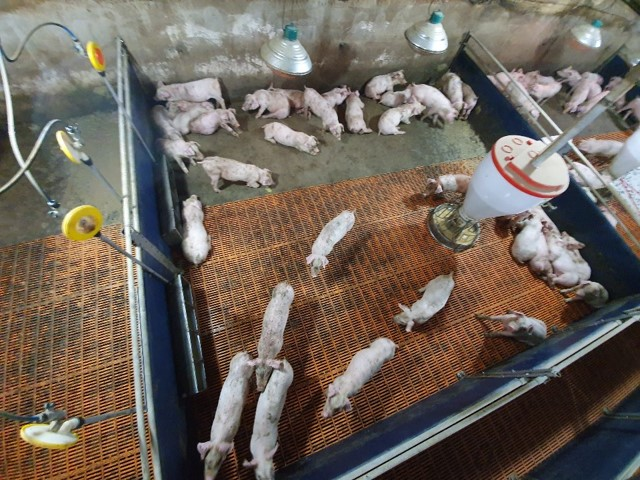
#> input picture 240520/ansung/1.jpg, 640 x 480 px; its folder holds only this picture in this run
$ python pixel_rgb.py
#> lines starting #> are read from the running program, lines starting #| are printed output that depends on the picture
import cv2
import os
import matplotlib.pyplot as plt

# import video file
folder_path = './ansung'
files = os.listdir(folder_path)

frame_cnt = len(files)

for file in files:
    # read video file frame by frame
    file_path = os.path.join(folder_path, file)
    image = cv2.imread(file_path)
#> image is the input picture: shape (480, 640, 3); mean B, G, R 91.4, 100.8, 111.1

    # BGR to RGB
    B, G, R = cv2.split(image)
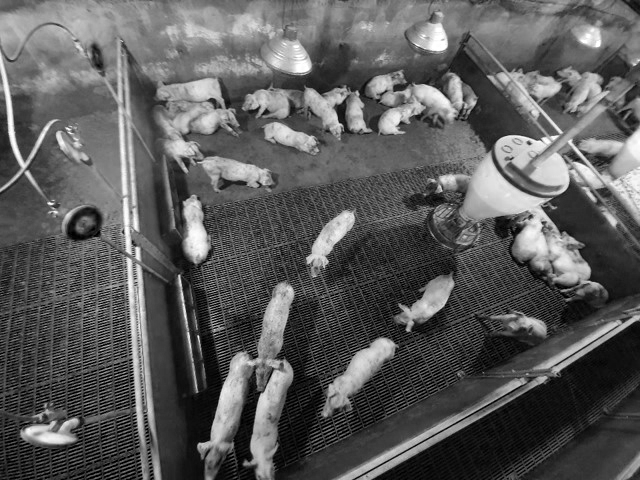
#> B: shape (480, 640); min 0, max 255, mean 91.4
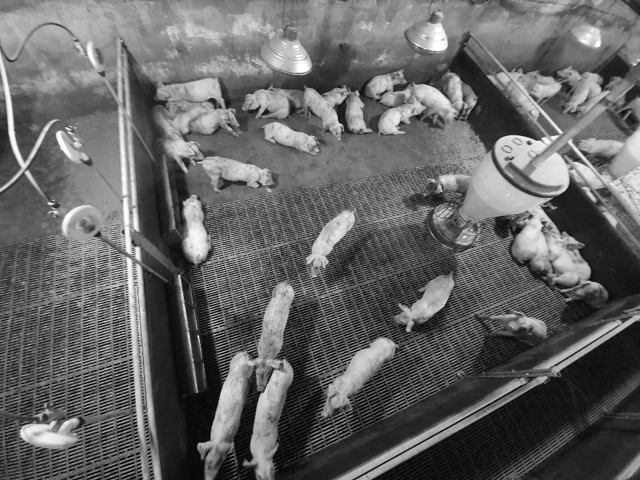
#> G: shape (480, 640); min 0, max 255, mean 100.8
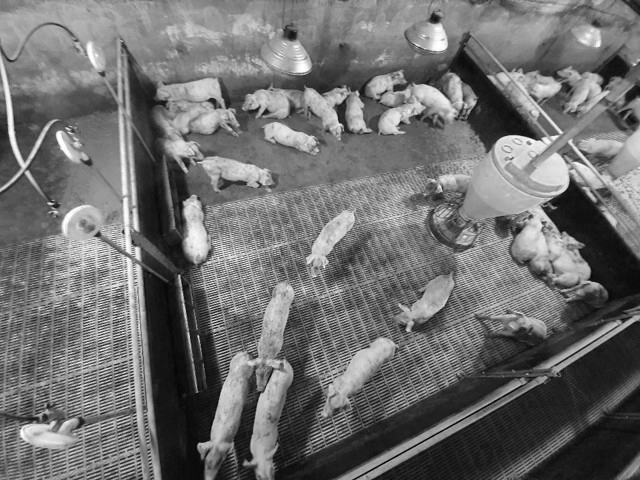
#> R: shape (480, 640); min 0, max 255, mean 111.1

    # dist of pixels
    hist_R = cv2.calcHist([R], [0], None, [256], [0, 256])
#> hist_R = 256 values, max 2314 at index 30, min 4 at index 4, mean 1200
    hist_G = cv2.calcHist([G], [0], None, [256], [0, 256])
#> hist_G = 256 values, max 2361 at index 33, min 51 at index 251, mean 1200
    hist_B = cv2.calcHist([B], [0], None, [256], [0, 256])
#> hist_B = 256 values, max 5531 at index 0, min 49 at index 254, mean 1200

    # plot
    plt.plot(hist_R, color='red')
    plt.plot(hist_G, color='green')
    plt.plot(hist_B, color='blue')

    plt.show()
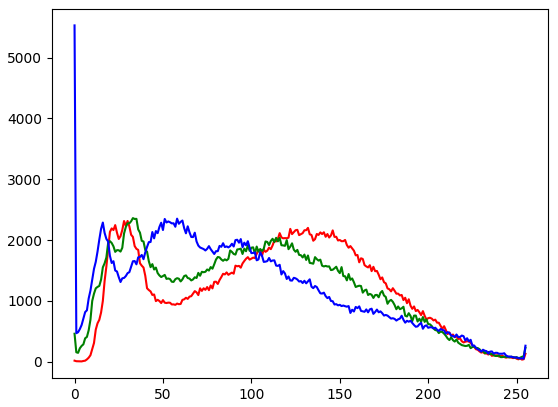
#> figure drawn by matplotlib, 1 panel; curve peaks at x = 30, y = 2314; curve peaks at x = 33, y = 2361; curve peaks at x = 0, y = 5531

# close object and window
cv2.destroyAllWindows()

$ run again, on 240520/ansung/2.jpg
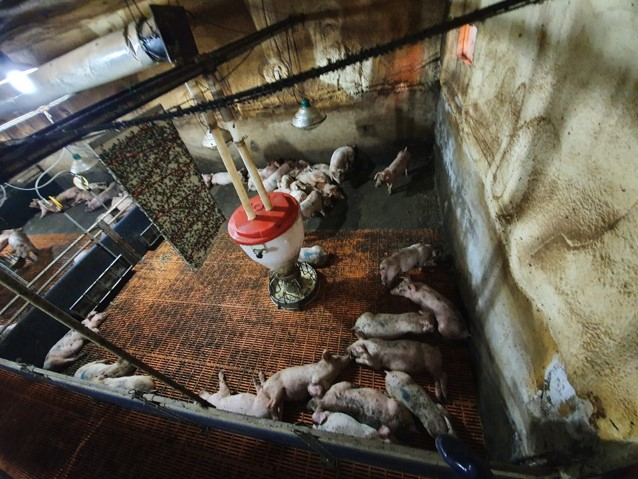
#> input picture 240520/ansung/2.jpg, 638 x 479 px
#> image is the input picture: shape (479, 638, 3); mean B, G, R 72.8, 85.6, 92.8
#> `B, G, R = cv2.split(image)`:
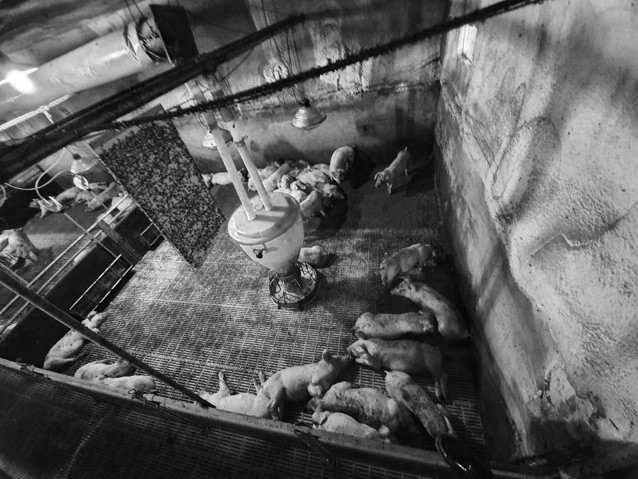
#> R: shape (479, 638); min 0, max 255, mean 92.8
#> hist_R = 256 values, max 3910 at index 19, min 13 at index 1, mean 1193.8
#> hist_G = 256 values, max 4190 at index 15, min 8 at index 250, mean 1193.8
#> hist_B = 256 values, max 4597 at index 15, min 28 at index 247, mean 1193.8
#> `plt.show()`:
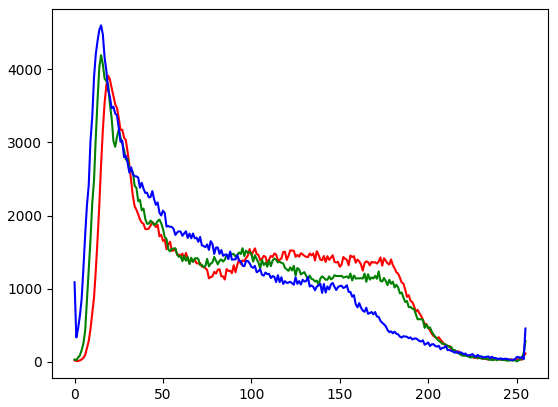
#> figure drawn by matplotlib, 1 panel; curve peaks at x = 19, y = 3910; curve peaks at x = 15, y = 4190; curve peaks at x = 15, y = 4597
